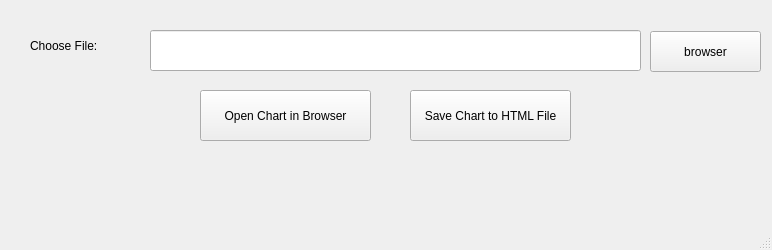
<?xml version="1.0" encoding="UTF-8"?>
<ui version="4.0">
 <class>MainWindow</class>
 <widget class="QMainWindow" name="MainWindow">
  <property name="geometry">
   <rect>
    <x>0</x>
    <y>0</y>
    <width>772</width>
    <height>250</height>
   </rect>
  </property>
  <property name="windowTitle">
   <string>MyHoa_K234111389</string>
  </property>
  <property name="styleSheet">
   <string notr="true"/>
  </property>
  <widget class="QWidget" name="centralwidget">
   <widget class="QPushButton" name="pushButtonbrowser">
    <property name="geometry">
     <rect>
      <x>650</x>
      <y>31</y>
      <width>111</width>
      <height>41</height>
     </rect>
    </property>
    <property name="styleSheet">
     <string notr="true"/>
    </property>
    <property name="text">
     <string>browser</string>
    </property>
   </widget>
   <widget class="QLineEdit" name="lineEdit">
    <property name="geometry">
     <rect>
      <x>150</x>
      <y>30</y>
      <width>491</width>
      <height>41</height>
     </rect>
    </property>
    <property name="styleSheet">
     <string notr="true"/>
    </property>
   </widget>
   <widget class="QPushButton" name="pushButtonopen">
    <property name="geometry">
     <rect>
      <x>200</x>
      <y>90</y>
      <width>171</width>
      <height>51</height>
     </rect>
    </property>
    <property name="styleSheet">
     <string notr="true"/>
    </property>
    <property name="text">
     <string>Open Chart in Browser</string>
    </property>
   </widget>
   <widget class="QPushButton" name="pushButtonsave">
    <property name="geometry">
     <rect>
      <x>410</x>
      <y>90</y>
      <width>161</width>
      <height>51</height>
     </rect>
    </property>
    <property name="styleSheet">
     <string notr="true"/>
    </property>
    <property name="text">
     <string>Save Chart to HTML File</string>
    </property>
   </widget>
   <widget class="QLabel" name="label">
    <property name="geometry">
     <rect>
      <x>30</x>
      <y>30</y>
      <width>111</width>
      <height>31</height>
     </rect>
    </property>
    <property name="styleSheet">
     <string notr="true"/>
    </property>
    <property name="text">
     <string>Choose File:</string>
    </property>
   </widget>
  </widget>
  <widget class="QMenuBar" name="menubar">
   <property name="geometry">
    <rect>
     <x>0</x>
     <y>0</y>
     <width>772</width>
     <height>22</height>
    </rect>
   </property>
  </widget>
  <widget class="QStatusBar" name="statusbar"/>
 </widget>
 <resources/>
 <connections/>
</ui>
